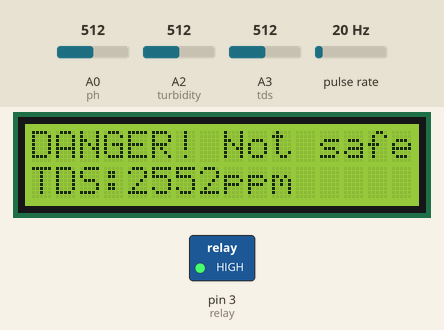
The sketch below on a simulated Arduino Uno, built with avr-gcc and run on an emulated ATmega328P. Shown: 16×2 character LCD, switched loads named in the sketch (green lamp = pin HIGH). Wiring (inferred from the names in the program): pulse sensor: data pin 2. The test bench sets the inputs (shaded band); at power-on: A3 (tds) = 512, A2 (turbidity) = 512, A0 (ph) = 512, pulse rate 20 Hz. What the sketch prints to the serial monitor is not drawn.

Above: at 3.3 s.
3.4 s: A3 (tds) set to 650
At 14.6 s:
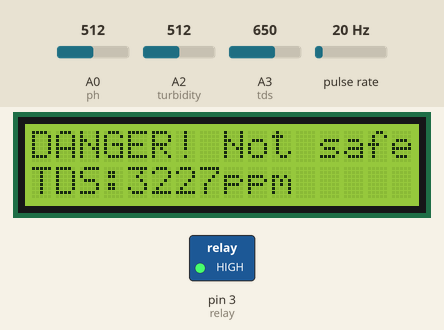
14.7 s: A3 (tds) set to 630
At 27.6 s:
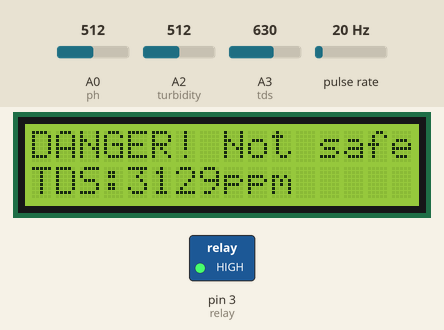
27.9 s: A2 (turbidity) set to 306
At 41.8 s:
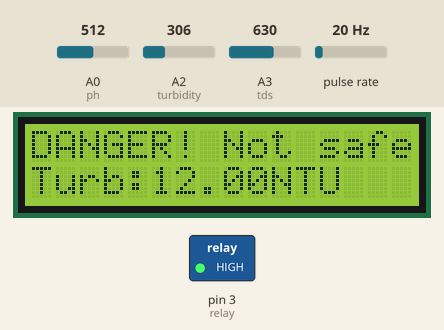
41.9 s: A2 (turbidity) set to 46
At 54.6 s:
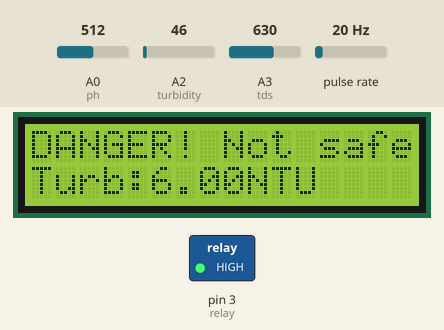
55.9 s: A2 (turbidity) set to 38
At 67.6 s:
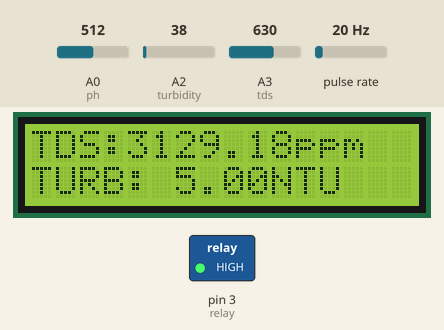
68.3 s: A0 (ph) set to 313
At 78.1 s:
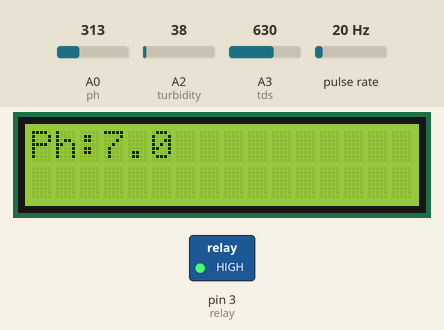
78.4 s: A0 (ph) set to 283
Timing chart, 0 to 81.4 s (numbered marks = the images above; inputs shaded):
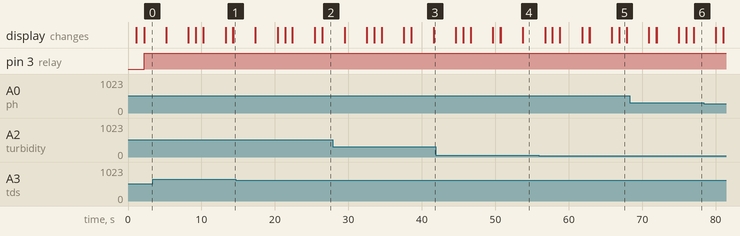

Measured:
- the behaviour switches between 42 and 41 on A2 (turbidity) (found by bisection; images 4 and 5)
- what the display in image 5 shows lasts 1.0 s, from 66.9 s to 67.9 s

The sketch:

_For_arduino_Iot_based_smart_water_quality_monitoring_system.ino
```cpp
#include <Wire.h>
#include <LiquidCrystal_I2C.h>

int ph = A0;
int turbidity = A2;
int tds = A3;
int water_flow = 2;
int relay = 3;
LiquidCrystal_I2C lcd(0x27, 16, 2);

// Constants for calculations
volatile int pulseCount;
const float pulsePerLiter = 450.0;
float tdsValue = 0.0;
float turbidityValue = 0.0;
float rainValue = 0.0;
float phValue = 0.0;
float flowRate = 0.0;
float volume = 0.0;
float tdsOffset = 50.0;


void countPulses();
void setup() {
  pinMode(ph, INPUT);
  pinMode(turbidity, INPUT);
  pinMode(tds, INPUT);
  pinMode(water_flow, INPUT);
  attachInterrupt(digitalPinToInterrupt(water_flow), countPulses, RISING);
  pinMode(relay, OUTPUT);

  Serial.begin(9600);
  lcd.begin(16, 2);
  lcd.backlight();
  lcd.setCursor(0, 0);
  lcd.print("Smart Water");
  lcd.setCursor(0, 1);
  lcd.print("Quality Monitoring");
  delay(1000);
  lcd.clear();
  lcd.setCursor(0,0);
  lcd.print("System");
  delay(1000);
  Serial.println("Smart water quality Monitoring System");
}

void loop() {
  // Read and calculate sensor values
  tdsValue = analogRead(tds) * (5.0 / 1023.0) * 1000.0 + tdsOffset; // Adjusted TDS calculation
  int turbidityValueRaw = analogRead(turbidity);

  // Remap turbidity values
    if (turbidityValueRaw >= 640 && turbidityValueRaw <= 1000) {
    turbidityValue = map(turbidityValueRaw, 640, 1000, -10, 5);
  }
  else if (turbidityValueRaw >= 0 && turbidityValueRaw <= 630) {
    turbidityValue = map(turbidityValueRaw, 0, 630, 5, 20);
  }

  int phRawValue = analogRead(ph);
  float PHValue = map(phRawValue, 700, 300, 4, 8);

  int totalLitres = pulseCount / pulsePerLiter;

  // Print values to Serial Monitor
  Serial.print("TDS: ");
  Serial.print(tdsValue);
  Serial.println(" ppm");

  Serial.print("Turbidity: ");
  Serial.print(turbidityValue);
  Serial.println(" NTU");

  Serial.print("pH: ");
  Serial.println(PHValue);

  Serial.print("Water Consumed: ");
  Serial.print(totalLitres);
  Serial.println(" L");

  // Safety checks and alerts
  if (tdsValue > 900) {
    lcd.clear();
    lcd.setCursor(0, 0);
    lcd.print("DANGER! Not safe");
    lcd.setCursor(0,1);
    lcd.print("TDS:");
    lcd.print(tdsValue, 0);
    lcd.print("ppm");
    digitalWrite(relay, HIGH);
    delay(3000);
    lcd.clear();
  }
  if (turbidityValue > 5) {
    lcd.clear();
    lcd.setCursor(0,0);
    lcd.print("DANGER! Not safe");
    lcd.setCursor(0,1);
    lcd.print("Turb:");
    lcd.print(turbidityValue);
    lcd.print("NTU");
    digitalWrite(relay, HIGH);
    delay(3000);
    lcd.clear();
  }
  if (PHValue > 7) {
    lcd.clear();
    lcd.setCursor(0, 0);
    lcd.print("DANGER! Not safe");
    lcd.setCursor(0, 1);
    lcd.print("pH:");
    lcd.print(PHValue, 0);
    digitalWrite(relay, HIGH);
    delay(3000);
  }

  // Safe condition
  if ((tdsValue <= 50) && (turbidityValue <= 1) && (PHValue <= 7)) {
    lcd.clear();
    lcd.setCursor(0, 0);
    lcd.print("Water Safe");
    digitalWrite(relay, LOW);
    delay(2000);
  }
  else {
    lcd.setCursor(0, 0);
    lcd.print("TDS:");
    lcd.print(tdsValue);
    lcd.print("ppm");
    delay(1000);

    lcd.setCursor(0, 1);
    lcd.print("TURB: ");
    lcd.print(turbidityValue);
    lcd.print("NTU");
    delay(1000);
    lcd.clear();

    lcd.setCursor(0, 0);
    lcd.print("Ph:");
    lcd.print(PHValue, 1);
    delay(3000);
    lcd.clear();

    lcd.setCursor(0, 0);
    lcd.print("Water_consumed");
    lcd.setCursor(0, 1);
    lcd.print(":");
    lcd.print(totalLitres);
    lcd.print("L");
    delay(1000);
    lcd.clear();
  }
}

// Pulse counter ISR
void countPulses() {
  pulseCount++;
}
```
